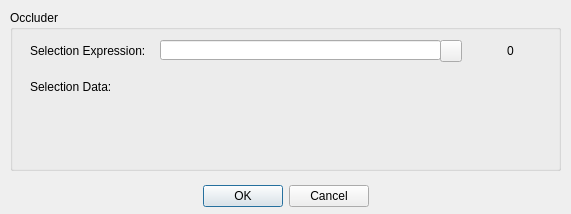
<?xml version="1.0" encoding="UTF-8"?>
<ui version="4.0">
 <class>occluderDialog</class>
 <widget class="QDialog" name="occluderDialog">
  <property name="geometry">
   <rect>
    <x>0</x>
    <y>0</y>
    <width>571</width>
    <height>214</height>
   </rect>
  </property>
  <property name="windowTitle">
   <string/>
  </property>
  <widget class="QDialogButtonBox" name="buttonBox">
   <property name="geometry">
    <rect>
     <x>10</x>
     <y>180</y>
     <width>551</width>
     <height>32</height>
    </rect>
   </property>
   <property name="orientation">
    <enum>Qt::Horizontal</enum>
   </property>
   <property name="standardButtons">
    <set>QDialogButtonBox::Cancel|QDialogButtonBox::Ok</set>
   </property>
   <property name="centerButtons">
    <bool>true</bool>
   </property>
  </widget>
  <widget class="QGroupBox" name="groupBox_2">
   <property name="geometry">
    <rect>
     <x>10</x>
     <y>10</y>
     <width>551</width>
     <height>161</height>
    </rect>
   </property>
   <property name="title">
    <string>Occluder</string>
   </property>
   <widget class="QLabel" name="sel_label">
    <property name="geometry">
     <rect>
      <x>20</x>
      <y>30</y>
      <width>131</width>
      <height>21</height>
     </rect>
    </property>
    <property name="text">
     <string>Selection Expression:</string>
    </property>
   </widget>
   <widget class="QLineEdit" name="sel_string">
    <property name="geometry">
     <rect>
      <x>150</x>
      <y>30</y>
      <width>281</width>
      <height>20</height>
     </rect>
    </property>
    <property name="whatsThis">
     <string/>
    </property>
   </widget>
   <widget class="QLabel" name="sel_atCount">
    <property name="geometry">
     <rect>
      <x>470</x>
      <y>30</y>
      <width>61</width>
      <height>21</height>
     </rect>
    </property>
    <property name="text">
     <string>0</string>
    </property>
    <property name="alignment">
     <set>Qt::AlignCenter</set>
    </property>
   </widget>
   <widget class="QLabel" name="sel_label2">
    <property name="geometry">
     <rect>
      <x>20</x>
      <y>70</y>
      <width>131</width>
      <height>20</height>
     </rect>
    </property>
    <property name="text">
     <string>Selection Data:</string>
    </property>
    <property name="alignment">
     <set>Qt::AlignLeading|Qt::AlignLeft|Qt::AlignTop</set>
    </property>
   </widget>
   <widget class="QLabel" name="sel_labelResults">
    <property name="geometry">
     <rect>
      <x>150</x>
      <y>70</y>
      <width>341</width>
      <height>71</height>
     </rect>
    </property>
    <property name="text">
     <string/>
    </property>
    <property name="textFormat">
     <enum>Qt::AutoText</enum>
    </property>
    <property name="alignment">
     <set>Qt::AlignLeading|Qt::AlignLeft|Qt::AlignTop</set>
    </property>
    <property name="wordWrap">
     <bool>true</bool>
    </property>
   </widget>
   <widget class="QPushButton" name="sel_parse">
    <property name="geometry">
     <rect>
      <x>430</x>
      <y>30</y>
      <width>22</width>
      <height>22</height>
     </rect>
    </property>
    <property name="text">
     <string/>
    </property>
   </widget>
  </widget>
 </widget>
 <tabstops>
  <tabstop>sel_string</tabstop>
  <tabstop>sel_parse</tabstop>
  <tabstop>buttonBox</tabstop>
 </tabstops>
 <resources/>
 <connections>
  <connection>
   <sender>buttonBox</sender>
   <signal>rejected()</signal>
   <receiver>occluderDialog</receiver>
   <slot>reject()</slot>
   <hints>
    <hint type="sourcelabel">
     <x>316</x>
     <y>440</y>
    </hint>
    <hint type="destinationlabel">
     <x>286</x>
     <y>274</y>
    </hint>
   </hints>
  </connection>
  <connection>
   <sender>buttonBox</sender>
   <signal>accepted()</signal>
   <receiver>occluderDialog</receiver>
   <slot>accept()</slot>
   <hints>
    <hint type="sourcelabel">
     <x>249</x>
     <y>197</y>
    </hint>
    <hint type="destinationlabel">
     <x>157</x>
     <y>173</y>
    </hint>
   </hints>
  </connection>
 </connections>
</ui>
